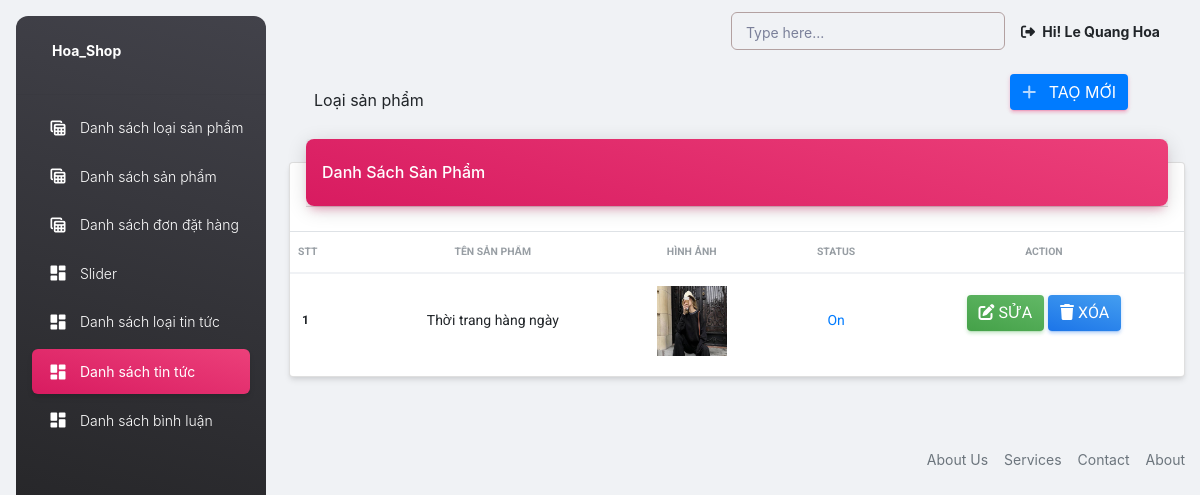
Page /admin/blog.php (signed in) on the committed database.
### tables this page shows
CREATE TABLE `tbl_blog` (
  `id` int(11) NOT NULL,
  `title` varchar(255) NOT NULL,
  `description` text NOT NULL,
  `content` text NOT NULL,
  `category_post_id` int(11) NOT NULL,
  `image` varchar(255) NOT NULL,
  `status` tinyint(4) NOT NULL,
  `created_at` timestamp NOT NULL DEFAULT current_timestamp()
);

### lib/database.php (called while the page is built, shortened)
<?php
class Database extends PDO
{
  public $host = DB_HOST;
  public $user = DB_USER;
  public $pass = DB_PASS;
  public $dbname = DB_NAME;
  public $link;
  private function connectDB()
  {
    $this->link = new mysqli(
      $this->host,
      $this->user,
      $this->pass,
      $this->dbname
    );
  }
  public function select($query)
  {
    $result = $this->link->query($query) or
      die($this->link->error . __LINE__);
    if ($result->num_rows > 0) {
      return $result;
    } else {
      return false;
    }
  }
}

### classes/blog.php (called while the page is built, shortened)
<?php
$filepath = realpath(dirname(__FILE__));
include_once ($filepath . '/../lib/database.php');
class blog
{
    private $db;
    public function __construct()
    {
        $this->db = new Database();
    }
    public function show_blog()
    {
        $query = "SELECT * FROM tbl_blog order by id desc";
        $result = $this->db->select($query);
        return $result;
    }
}

### admin/blog.php (the view, shortened to what this page needs)
<?php
include 'includes/header.php';
include '../classes/blog.php';
?>
<?php
$blog = new blog();
?>
<nav class="navbar navbar-main navbar-expand-lg px-0 mx-4 shadow-none border-radius-xl" id="navbarBlur"
    data-scroll="true">
    <div class="container-fluid py-1 px-3">
        <div class="page-title-heading">
            <div>
                Loại sản phẩm
            </div>
        </div>
        <div class="collapse navbar-collapse mt-sm-0 mt-2 me-md-0 me-sm-4" id="navbar">
            <div class="ms-md-auto pe-md-3 d-flex align-items-center">
                <div class="page-title-actions">
                    <a href="blog-create.php" class="btn-shadow btn-hover-shine mr-3 btn btn-primary">
                        <span class="btn-icon-wrapper pr-2 opacity-7">
                            <i class="fa fa-plus fa-w-20"></i>
                        </span>
                        Taọ mới
                    </a>
                </div>
            </div>
        </div>
    </div>
</nav>
<div class="col-12">
    <div class="card my-4">
        <div class="card-header p-0 position-relative mt-n4 mx-3 z-index-2">
            <div class="bg-gradient-primary shadow-primary border-radius-lg pt-4 pb-3">
                <h6 class="text-white text-capitalize ps-3">Danh sách sản phẩm</h6>
            </div>
        </div>
        <div class="card-body px-0 pb-2">
            <div class="table-responsive p-0">
                <table class="table align-items-center mb-0">
                    <thead>
                        <tr>
                            <th class="text-uppercase text-secondary text-xxs font-weight-bolder opacity-7 ps-2">
                                STT</th>
                            <th class="text-center text-uppercase text-secondary text-xxs font-weight-bolder opacity-7">
                                Tên sản phẩm</th>
                            <th class="text-center text-uppercase text-secondary text-xxs font-weight-bolder opacity-7">
                                Hình ảnh</th>
                            <th class="text-center text-uppercase text-secondary text-xxs font-weight-bolder opacity-7">
                                Status</th>
                            <th class="text-center text-uppercase text-secondary text-xxs font-weight-bolder opacity-7">
                                Action</th>
                        </tr>
                    </thead>
                    <tbody>
                        <?php $show_blog = $blog->show_blog();
                        $i = 0;
                        if ($show_blog && $show_blog->num_rows > 0) {
                            while ($result = $show_blog->fetch_assoc()) {
                                $i++;
                                ?>
                                <tr>
                                    <td>
                                        <p class="text-xs font-weight-bold mb-0"><?php echo $i; ?></p>
                                    </td>
                                    <td class="align-middle text-center text-sm"><?php echo $result['title']; ?>
                                    </td>
                                    <td class="align-middle text-center text-sm">
                                        <img style="height:70px; width:70px;" src="../uploads/<?= $result['image']; ?>"
                                            alt="<?php echo $result['image']; ?>">
                                    </td>
                                    <td class="align-middle text-center text-sm">
                                        <?php if ($result['status'] == 1) {
                                            ?>
                                            <a href="?id=<?= $result['id'] ?> &type=0">On</a>
                                            <?php
                                        } else { ?>
                                            <a href="?id=<?= $result['id'] ?> &type=1">Off</a>
                                            <?php
                                        }
                                        ?>
                                    </td>
                                    <td class="align-middle text-center">
                                        <a href="blog-edit.php?id=<?php echo $result['id']; ?>" class="btn bg-gradient-success"
                                            data-toggle="tooltip" data-original-title="Edit user"><i
                                                class="fas fa-edit me-1"></i>Sửa</a>
                                        <a onclick="return confirm('Bạn thực sự muốn xóa?')" class="btn bg-gradient-info"
                                            href="?delId=<?php echo $result['id']; ?>"><i class="fas fa-trash me-1"></i>Xóa</a>
                                    </td>
                                </tr>
                                <?php
                            }
                        } else {
                            echo "<tr><td colspan='5'>Không có sản phẩm hoặc có lỗi xảy ra trong quá trình truy xuất dữ liệu</td></tr>";
                        }
                        ?>
                    </tbody>
                </table>
            </div>
        </div>
    </div>
</div>
<?php include 'includes/footer.php' ?>

### rows in the picture
tbl_blog: title "Thời trang hàng ngày", image (picture)

### other values in the picture
Session::get('adminName') "Le Quang Hoa"
